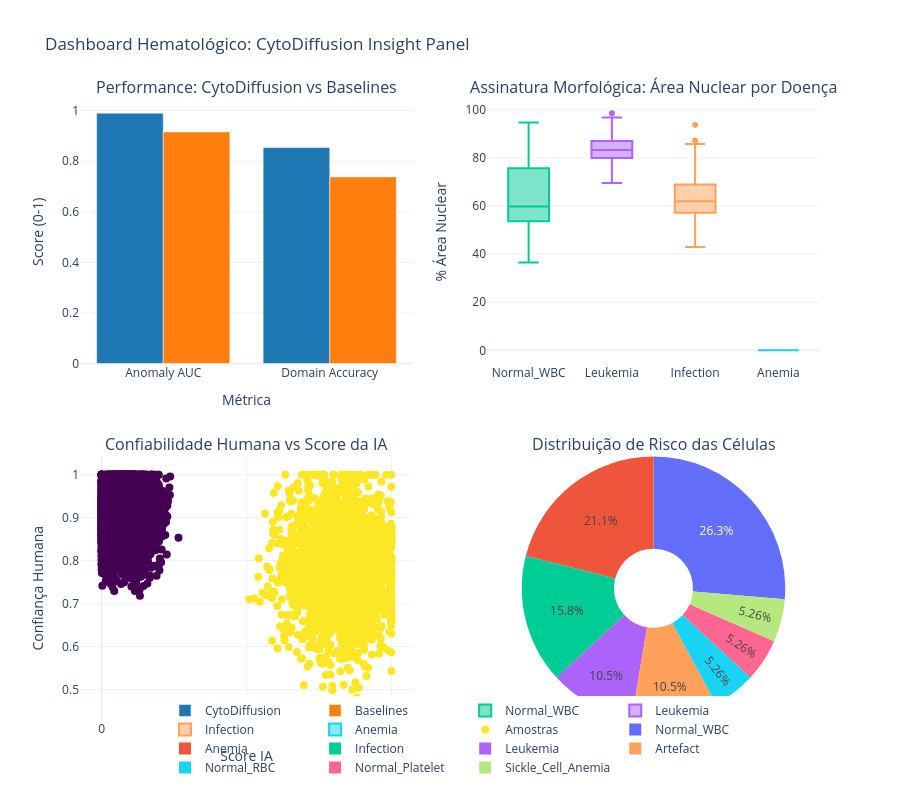

The code cell stored with this chart in its notebook:
### Code cell
import plotly.graph_objects as go
from plotly.subplots import make_subplots

# 1. Preparação dos Dados (Simulando o carregamento dos seus arquivos)
# benchmarks = pd.read_csv('cytodiffusion_benchmark_scores.csv')
# anomalies = pd.read_csv('blood_cell_anomaly_detection.csv')

# Criando o Dashboard
fig = make_subplots(
    rows=2, cols=2,
    subplot_titles=(
        "Performance: CytoDiffusion vs Baselines", 
        "Assinatura Morfológica: Área Nuclear por Doença",
        "Confiabilidade Humana vs Score da IA", 
        "Distribuição de Risco das Células"
    ),
    vertical_spacing=0.15,
    specs=[[{"type": "bar"}, {"type": "box"}],
           [{"type": "scatter"}, {"type": "pie"}]]
)

# --- QUADRO 1: Benchmarks (Bar Chart) ---
# Evidência: AUC 0.990 do CytoDiffusion
fig.add_trace(
    go.Bar(name='CytoDiffusion', x=['Anomaly AUC', 'Domain Accuracy'], y=[0.99, 0.854], marker_color='#1f77b4'),
    row=1, col=1
)
fig.add_trace(
    go.Bar(name='Baselines', x=['Anomaly AUC', 'Domain Accuracy'], y=[0.916, 0.738], marker_color='#ff7f0e'),
    row=1, col=1
)

# --- QUADRO 2: Morfologia (Box Plot) ---
# Evidência: Nucleus Area como preditor clínico
for disease in ['Normal_WBC', 'Leukemia', 'Infection', 'Anemia']:
    df_subset = anomalies[anomalies['disease_category'] == disease]
    fig.add_trace(
        go.Box(y=df_subset['nucleus_area_pct'], name=disease, boxpoints='outliers'),
        row=1, col=2
    )

# --- QUADRO 3: Explicabilidade (Scatter Plot) ---
# Evidência: Onde a IA detecta o que o humano hesita
fig.add_trace(
    go.Scatter(
        x=anomalies['cytodiffusion_anomaly_score'], 
        y=anomalies['labeller_confidence_score'],
        mode='markers',
        marker=dict(color=anomalies['anomaly_label'], colorscale='Viridis', size=8, showscale=False),
        text=anomalies['cell_type'],
        name='Amostras'
    ),
    row=2, col=1
)

# --- QUADRO 4: Distribuição de Risco (Pie Chart) ---
# Evidência: Composição do dataset de referência
risk_counts = reference['disease_category'].value_counts()
fig.add_trace(
    go.Pie(labels=risk_counts.index, values=risk_counts.values, hole=.3),
    row=2, col=2
)

# Ajustes de Layout e Legendas
fig.update_layout(
    title_text="Dashboard Hematológico: CytoDiffusion Insight Panel",
    height=800,
    showlegend=True,
    template="plotly_white",
    legend=dict(orientation="h", yanchor="bottom", y=-0.1, xanchor="center", x=0.5)
)

# Eixos
fig.update_xaxes(title_text="Métrica", row=1, col=1)
fig.update_yaxes(title_text="Score (0-1)", row=1, col=1)
fig.update_yaxes(title_text="% Área Nuclear", row=1, col=2)
fig.update_xaxes(title_text="Score IA", row=2, col=1)
fig.update_yaxes(title_text="Confiança Humana", row=2, col=1)

fig.show()

### Figure 1 — Plotly figure (JSON) as saved in the notebook; plotly's stock layout.template omitted (floating-point values rounded to 4 significant figures; data arrays with more than 128 entries replaced by an {"elided": "..."} marker saying what was removed)
{"data": [{"marker": {"color": "#1f77b4"}, "name": "CytoDiffusion", "type": "bar", "x": ["Anomaly AUC", "Domain Accuracy"], "xaxis": "x", "y": [0.99, 0.854], "yaxis": "y"}, {"marker": {"color": "#ff7f0e"}, "name": "Baselines", "type": "bar", "x": ["Anomaly AUC", "Domain Accuracy"], "xaxis": "x", "y": [0.916, 0.738], "yaxis": "y"}, {"boxpoints": "outliers", "name": "Normal_WBC", "type": "box", "xaxis": "x2", "y": {"elided": "2800 float values"}, "yaxis": "y2"}, {"boxpoints": "outliers", "name": "Leukemia", "type": "box", "xaxis": "x2", "y": {"elided": "460 float values"}, "yaxis": "y2"}, {"boxpoints": "outliers", "name": "Infection", "type": "box", "xaxis": "x2", "y": {"elided": "450 float values"}, "yaxis": "y2"}, {"boxpoints": "outliers", "name": "Anemia", "type": "box", "xaxis": "x2", "y": {"elided": "650 float values"}, "yaxis": "y2"}, {"marker": {"color": {"elided": "5880 int values"}, "colorscale": [[0, "#440154"], [0.1111, "#482878"], [0.2222, "#3e4989"], [0.3333, "#31688e"], [0.4444, "#26828e"], [0.5556, "#1f9e89"], [0.6667, "#35b779"], [0.7778, "#6ece58"], [0.8889, "#b5de2b"], [1, "#fde725"]], "showscale": false, "size": 8}, "mode": "markers", "name": "Amostras", "text": {"elided": "5880 str values"}, "type": "scatter", "x": {"elided": "5880 float values"}, "xaxis": "x3", "y": {"elided": "5880 float values"}, "yaxis": "y3"}, {"domain": {"x": [0.55, 1], "y": [0, 0.425]}, "hole": 0.3, "labels": ["Normal_WBC", "Anemia", "Infection", "Leukemia", "Artefact", "Normal_RBC", "Normal_Platelet", "Sickle_Cell_Anemia"], "type": "pie", "values": [5, 4, 3, 2, 2, 1, 1, 1]}], "layout": {"annotations": [{"font": {"size": 16}, "showarrow": false, "text": "Performance: CytoDiffusion vs Baselines", "x": 0.225, "xanchor": "center", "xref": "paper", "y": 1, "yanchor": "bottom", "yref": "paper"}, {"font": {"size": 16}, "showarrow": false, "text": "Assinatura Morfológica: Área Nuclear por Doença", "x": 0.775, "xanchor": "center", "xref": "paper", "y": 1, "yanchor": "bottom", "yref": "paper"}, {"font": {"size": 16}, "showarrow": false, "text": "Confiabilidade Humana vs Score da IA", "x": 0.225, "xanchor": "center", "xref": "paper", "y": 0.425, "yanchor": "bottom", "yref": "paper"}, {"font": {"size": 16}, "showarrow": false, "text": "Distribuição de Risco das Células", "x": 0.775, "xanchor": "center", "xref": "paper", "y": 0.425, "yanchor": "bottom", "yref": "paper"}], "height": 800, "legend": {"orientation": "h", "x": 0.5, "xanchor": "center", "y": -0.1, "yanchor": "bottom"}, "showlegend": true, "title": {"text": "Dashboard Hematológico: CytoDiffusion Insight Panel"}, "xaxis": {"anchor": "y", "domain": [0, 0.45], "title": {"text": "Métrica"}}, "xaxis2": {"anchor": "y2", "domain": [0.55, 1]}, "xaxis3": {"anchor": "y3", "domain": [0, 0.45], "title": {"text": "Score IA"}}, "yaxis": {"anchor": "x", "domain": [0.575, 1], "title": {"text": "Score (0-1)"}}, "yaxis2": {"anchor": "x2", "domain": [0.575, 1], "title": {"text": "% Área Nuclear"}}, "yaxis3": {"anchor": "x3", "domain": [0, 0.425], "title": {"text": "Confiança Humana"}}}}
